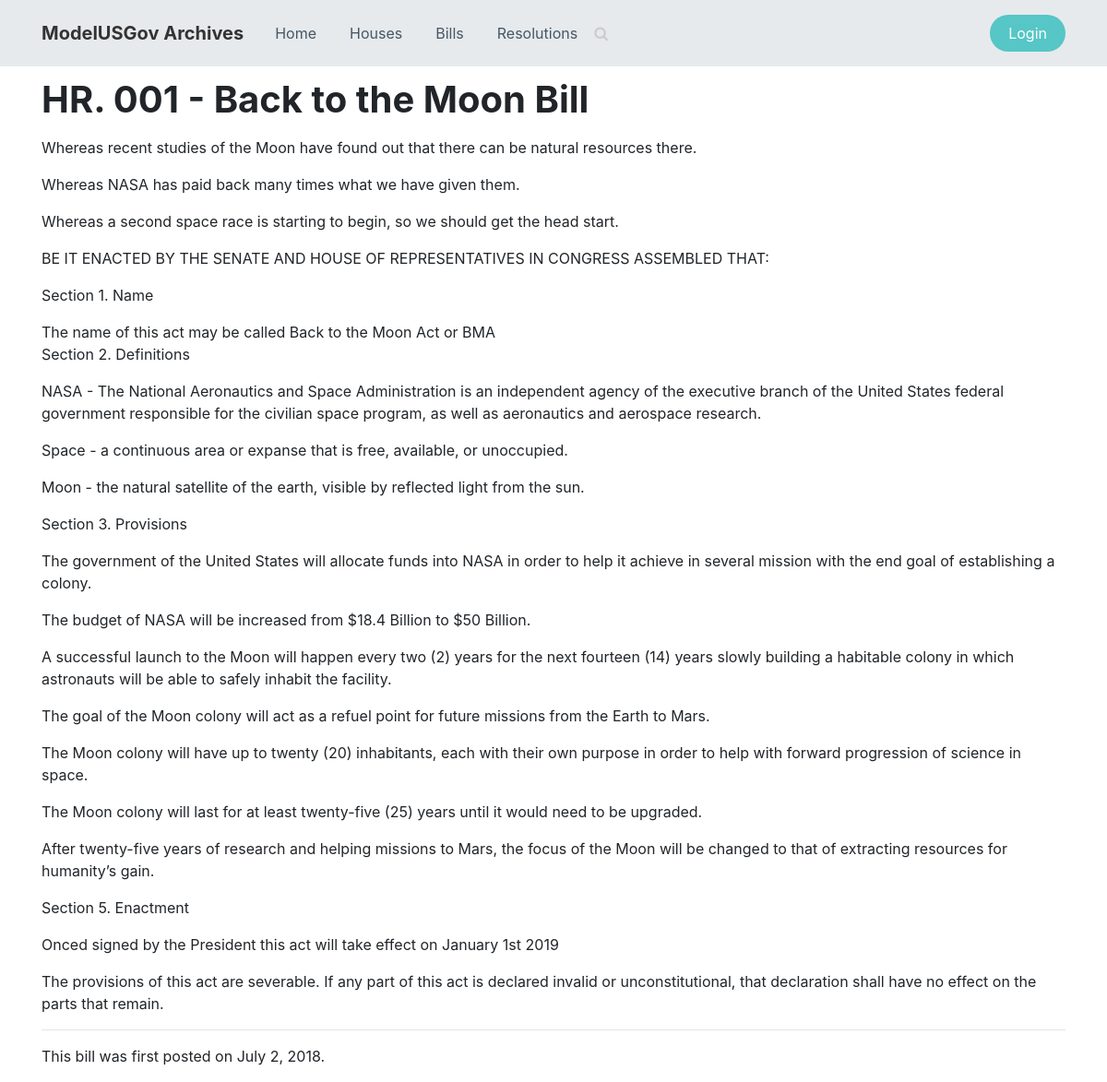
Page /bill/1/ on the committed database.
### bills/models.py (models this page shows, shortened)
class Bill(models.Model):
    bill_number = models.IntegerField()
    bill_name = models.CharField(max_length=250)
    bill_house = models.ForeignKey(House, on_delete=models.CASCADE, default=1)
    bill_content = models.TextField()
    date_first_posted = models.DateField()

class House(models.Model):
    house_name = models.CharField(max_length=100)
    house_code = models.CharField(max_length=2)
    logo_url = models.URLField(default="https://einfon.com/wp-content/uploads/2017/05/Flag-Of-USA.jpg")

### bills/views.py (the view)
# urls.py: path('bill/<pk>/', views.BillDetailView.as_view(), name='detail'),
class BillDetailView(generic.DetailView):
    model = Bill
    template_name = 'bills/detail.html'

### bills/templates/bills/detail.html (shortened to what this page needs)
<!DOCTYPE html>
<html lang="en">
<head>
</head>
<body>
    {% block nav %}
        {% include 'bills/nav.html' %}
    {% endblock %}
    <div class="container" style="margin-top: 12px;">
    <h1><strong>{{ bill.bill_house.house_code }}. {{ bill.bill_number|stringformat:"03d" }} - {{ bill.bill_name }}</strong></h1>
    <p>
        {{ bill.bill_content|linebreaks }}
    </p>
        <hr>
        <p>This bill was first posted on {{ bill.date_first_posted }}.</p>
    </div>
</body>
</html>

### rows in the picture
Bill: bill_house.house_code "HR", bill_number "001", bill_name "Back to the Moon Bill", bill_content "Whereas recent studies of the Moon have found out that there can be natural resources there. Whereas NASA has paid back many times what we have given them. Whereas a second space race is starting to begin, so we should get the head start. BE IT ENACTED BY THE SENATE AND HOUSE OF REPRESENTATIVES IN CONGRESS ASSEMBLED THAT: Section 1. Name The name of this act may be called Back to the Moon Act or BMA Section 2. Definitions NASA - The National Aeronautics and Space Administration is an independent agency of the executive branch of the United States federal government responsible for the civilian space program, as well as aeronautics and aerospace research. Space - a continuous area or expanse…", date_first_posted "July 2, 2018"
